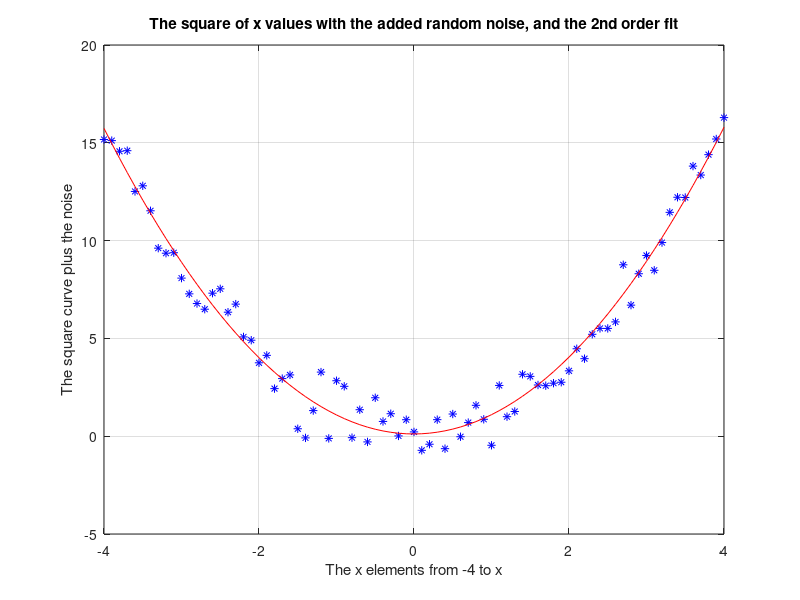

Recreate this plot in MATLAB.
clc
clear
close all

% 1. Generating the input vector 
x = -4: 0.1: 4; 

% Generating the output curve 
y= x.^2;        

% 2. adding a "random" noise of the equal size to the output vector 
y_noisy = y + randn(size(x));  

% 3. Plotting the noise signal 
plot(x,y_noisy,'*b')
grid on;
hold on;

% 4. Finding a 2nd degree polynomial fit for the noisy signal, F(x)
fit_2 = polyfit(x,y_noisy,2)

% 5. Finding F(x) for the input vector and plotting it 
plot(x,polyval(fit_2,x),'r')

xlabel('The x elements from -4 to x');
ylabel('The square curve plus the noise');
title('The square of x values with the added random noise, and the 2nd order fit')
